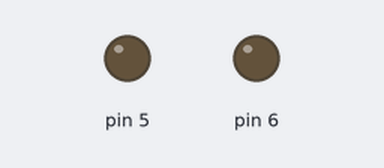
Simulated run of this sketch. Board: Arduino Uno, built with avr-gcc and run on an emulated ATmega328P. Shown: output pins drawn as LEDs (lit = HIGH).

Above: at 36.0 s.
Timing chart, 0 to 36.3 s (numbered marks = the images above):
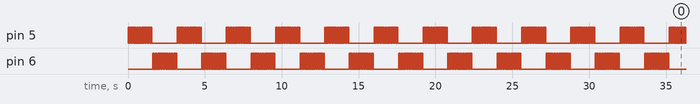

Measured:
- by itself, pin 5: repeats every 3.2 s: HIGH 0.04 s, LOW 1.6 s, 19 × (HIGH 0.04 s, LOW 0.04 s)
- by itself, pin 6: moves between LOW and HIGH, repeating every 3.2 s

The sketch:

LUCES_LEDS_DE_POLICIA.ino
```cpp
void setup() {

pinMode(6, OUTPUT);
pinMode(5, OUTPUT);

}

void loop() {

  for(int x=0;x<20;x++)
  {
    digitalWrite(5, HIGH);
    delay(40);
    digitalWrite(5, LOW);
    delay(40);
  }
for(int x=0;x<20;x++)
  {
    digitalWrite(6, HIGH);
    delay(40);
    digitalWrite(6, LOW);
    delay(40);
  }
}
```
